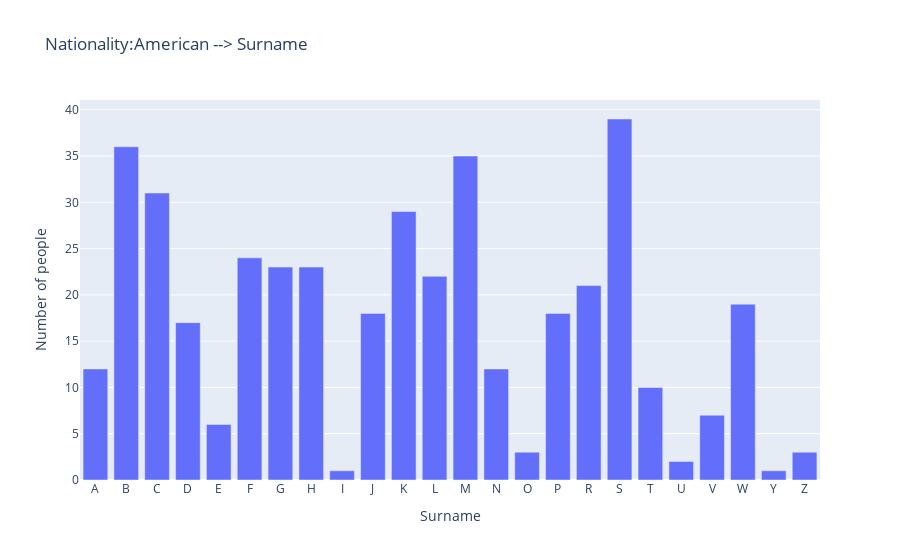

The notebook cell this image was saved under:
### Markdown cell above
### Nationality:selected - Surname

### Code cell
# get data for selected nationality

data_selected = getSelectedNationalityData(data, "nationality", selected_nationality)

entity_type = "persons"
x_label = "Surname"
y_label = "Number of people"
histogram_title = f"Nationality:{selected_nationality} --> Surname"

selected_field = "name"
histogram_type = "surname"
ignore_list = [""]

if len(data_selected) > 0:

    histogram = create_histogram({"persons": data_selected}, x_label, y_label, histogram_title, entity_type, selected_field, ignore_list,histogram_type,0)
    histogram.show()

### Figure 1 — Plotly figure (JSON) as saved in the notebook; plotly's stock layout.template omitted (floating-point values rounded to 4 significant figures)
{"data": [{"alignmentgroup": "True", "hovertemplate": "Surname=%{x}<br>Number of people=%{y}<extra></extra>", "legendgroup": "", "marker": {"color": "#636efa", "pattern": {"shape": ""}}, "name": "", "offsetgroup": "", "orientation": "v", "showlegend": false, "textposition": "auto", "type": "bar", "x": ["A", "B", "C", "D", "E", "F", "G", "H", "I", "J", "K", "L", "M", "N", "O", "P", "R", "S", "T", "U", "V", "W", "Y", "Z"], "xaxis": "x", "y": [12, 36, 31, 17, 6, 24, 23, 23, 1, 18, 29, 22, 35, 12, 3, 18, 21, 39, 10, 2, 7, 19, 1, 3], "yaxis": "y"}], "layout": {"barmode": "relative", "legend": {"tracegroupgap": 0}, "title": {"text": "Nationality:American --> Surname"}, "xaxis": {"anchor": "y", "domain": [0, 1], "title": {"text": "Surname"}}, "yaxis": {"anchor": "x", "domain": [0, 1], "title": {"text": "Number of people"}}}}
